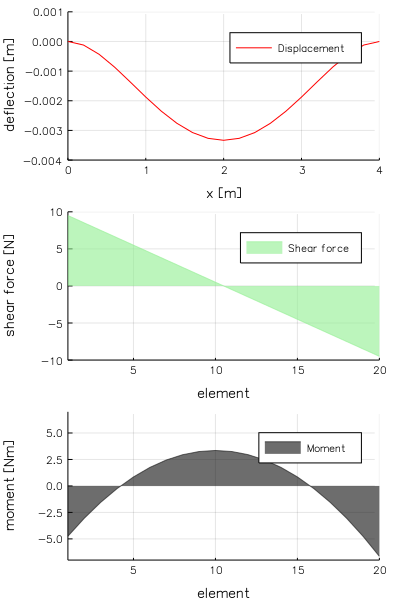

Write Julia code to recreate this figure.
using PtFEM
using Base.Test

ProjDir = dirname(@__FILE__)

#=
Compare formulas at:
http://www.awc.org/pdf/codes-standards/publications/design-aids/AWC-DA6-BeamFormulas-0710.pdf
=#

data = Dict(
  # Frame(nels, nn, ndim, nst, nip, finite_element(nod, nodof))
  :struc_el => Frame(20, 21, 3, 1, 1, Line(2, 3)),
  :properties => [1.0e3 1.0e3 1.0e3 3.0e5;],
  :x_coords => collect(linspace(0, 4, 21)),
  :y_coords => zeros(21),
  :z_coords => zeros(21),
  :g_num => [
    collect(1:20)';
    collect(2:21)'],
  :support => [
    (1, [0 0 0 0 0 0]),
    (21, [0 0 0 0 0 0]),
    ],
  :loaded_nodes => [
      ( 1, [0.0 -1.0 0.0 0.0 0.0 0.0]),
      ( 2, [0.0 -1.0 0.0 0.0 0.0 0.0]),
      ( 3, [0.0 -1.0 0.0 0.0 0.0 0.0]),
      ( 4, [0.0 -1.0 0.0 0.0 0.0 0.0]),
      ( 5, [0.0 -1.0 0.0 0.0 0.0 0.0]),
      ( 6, [0.0 -1.0 0.0 0.0 0.0 0.0]),
      ( 7, [0.0 -1.0 0.0 0.0 0.0 0.0]),
      ( 8, [0.0 -1.0 0.0 0.0 0.0 0.0]),
      ( 9, [0.0 -1.0 0.0 0.0 0.0 0.0]),
      (10, [0.0 -1.0 0.0 0.0 0.0 0.0]),
      (11, [0.0 -1.0 0.0 0.0 0.0 0.0]),
      (12, [0.0 -1.0 0.0 0.0 0.0 0.0]),
      (13, [0.0 -1.0 0.0 0.0 0.0 0.0]),
      (14, [0.0 -1.0 0.0 0.0 0.0 0.0]),
      (15, [0.0 -1.0 0.0 0.0 0.0 0.0]),
      (16, [0.0 -1.0 0.0 0.0 0.0 0.0]),
      (17, [0.0 -1.0 0.0 0.0 0.0 0.0]),
      (18, [0.0 -1.0 0.0 0.0 0.0 0.0]),
      (19, [0.0 -1.0 0.0 0.0 0.0 0.0]),
      (20, [0.0 -1.0 0.0 0.0 0.0 0.0]),
      (21, [0.0 -1.0 0.0 0.0 0.0 0.0])
    ]
)

data |> display
println()

m, dis_dt, fm_dt = p44(data)

println("Displacements:")
m.displacements |> display
println()

println("Actions:")
m.actions |> display
println()

println("y displacements:")
m.displacements[2,:] |> display
println()

println("y moment actions:")
m.actions[12,:] |> display
println()
if VERSION.minor == 5
  using Plots
  gr(size=(400,600))

  p = Vector{Plots.Plot{Plots.GRBackend}}(3)
  p[1] = plot(m.x_coords, m.displacements[2,:], ylim=(-0.004, 0.001), lab="Displacement", 
   xlabel="x [m]", ylabel="deflection [m]", color=:red)
  p[2] = plot(m.actions[2,:], lab="Shear force", ylim=(-10, 10), xlabel="element",
    ylabel="shear force [N]", palette=:greens,fill=(0,:auto),α=0.6)
  p[3] = plot(m.actions[12,:], lab="Moment", ylim=(-7, 7), xlabel="element",
    ylabel="moment [Nm]", palette=:grays,fill=(0,:auto),α=0.6)

  plot(p..., layout=(3, 1))
  savefig(ProjDir*"/figure-23.png")
  #=
  plot!()
  gui()
  =#
end

if VERSION.minor > 5

  # See figure 24 in above reference (Δmax): 
  @eval @test m.displacements[2,11] ≈ -10000 * 4^3 / (192 * 1.0e6) atol=10.0*eps()

  # See figure 24 in above reference (Mmax): 
  @eval @test m.actions[12,10] ≈ (10000 * 4 / 8) atol=10.0*eps()
end
  